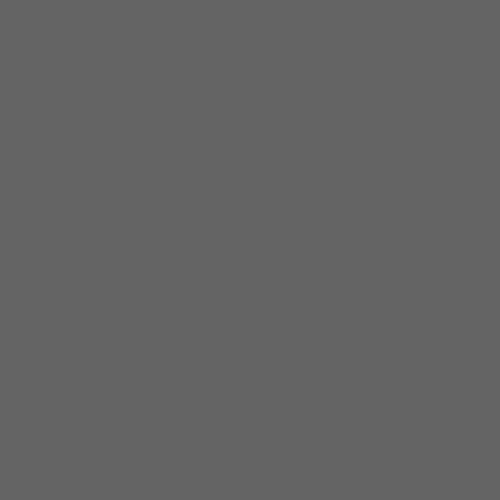
Frame 1 (no input)
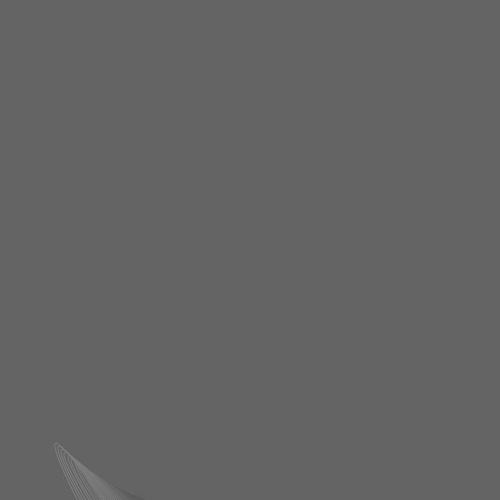
Frame 60 (the mouse pressed at the canvas centre just before this capture)
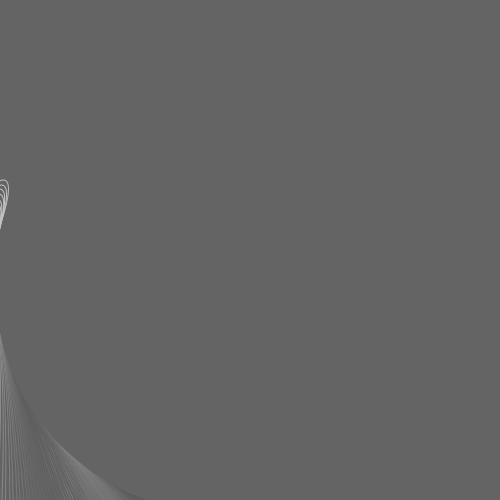
Frame 120 (the mouse held since frame 60 and released just before this capture)

The Processing sketch that drew these frames (run headless with seeded random() and noise(); from frame 60 on, the mouse is pressed at the canvas centre):

// Processing sketch: generativeLoopDesign
// ── generativeLoopDesign.pde
float cx, cy;
float x, y;
float theta;

void setup() {
  size(500, 500);
  background(100);
  cx = width / 2;
  cy = height / 2;
  x = 150;
  y = 250;
  theta = 0;
  frameRate = 5;
  noFill();
}


void draw() {
  pushMatrix();
  translate(cx, cy);
  rotate(theta);
  stroke(noise(theta) * 255) ;
  ellipse(cx, cy, x + cy, y - cx);
  popMatrix();
  theta = theta + radians(1);
  if (theta == 360) {
    theta = 0;
  }
  x = x + 0.3;
  y = y + 0.7;
  cx = cx + .2;
  cy = cy + .3;
}
